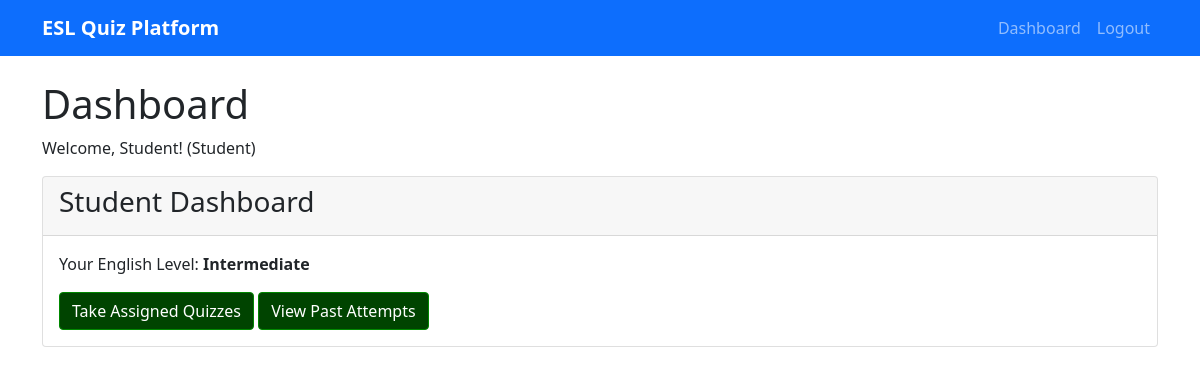
Page /dashboard (signed in) on the committed database.
### app/models.py (models this page shows, shortened)
class User(UserMixin, db.Model):
    id = db.Column(db.Integer, primary_key=True)
    name = db.Column(db.String(64), nullable=False)
    email = db.Column(db.String(120), index=True, unique=True, nullable=False)
    password_hash = db.Column(db.String(128))
    role = db.Column(db.String(20), default='student')  # 'student' or 'instructor'
    created_at = db.Column(db.DateTime, default=datetime.utcnow)
    grade_level = db.Column(db.String(20))  # beginner, intermediate, advanced
    created_quizzes = db.relationship('Quiz', backref='creator', lazy='dynamic', cascade='all, delete-orphan')
    quiz_attempts = db.relationship('QuizAttempt', backref='student', lazy='dynamic', cascade='all, delete-orphan')
    def is_instructor(self):
        return self.role == 'instructor'

### app/main/routes.py (the view)
@bp.route('/dashboard')
@login_required
def dashboard():
    return render_template('main/dashboard.html', title='Dashboard')

### app/models.py (called while the page is built)
@login.user_loader
def load_user(id):
    return User.query.get(int(id))

### app/templates/main/dashboard.html
{% extends "base.html" %}
{% block content %}
<h1>Dashboard</h1>
<p>Welcome, {{ current_user.name }}! ({{ current_user.role.title() }})</p>
{% if current_user.is_instructor() %}
    <div class="card">
        <div class="card-header">
            <h3>Instructor Tools</h3>
        </div>
        <div class="card-body">
            <p>Create and manage quizzes for your students.</p>
            <a href="{{ url_for('main.create_quiz') }}" class="btn btn-secondary">Create New Quiz</a>
            <a href="{{ url_for('main.assign_quiz') }}" class="btn btn-secondary">Assign Quiz</a>
            <a href="{{ url_for('main.my_quizzes') }}" class="btn btn-secondary">View My Quizzes</a>
            <a href="{{ url_for('main.view_assignments') }}" class="btn btn-secondary">View My Assignments</a>
            <a href="{{ url_for('main.view_all_quiz_attempts') }}" class="btn btn-secondary">Grade Quiz Attempts</a>
            <a href="{{ url_for('main.manage_students') }}" class="btn btn-secondary">Manage Students</a>
        </div>
    </div>
{% else %}
    <div class="card">
        <div class="card-header">
            <h3>Student Dashboard</h3>
        </div>
        <div class="card-body">
            <p>Your English Level: <strong>{{ current_user.grade_level.title() if current_user.grade_level else "Not Set" }}</strong></p>
            <a href="{{ url_for('main.view_assigned_quizzes') }}" class="btn btn-secondary">Take Assigned Quizzes</a>
            <a href="{{ url_for('main.view_attempts') }}" class="btn btn-secondary">View Past Attempts</a>
        </div>
    </div>
{% endif %}
{% endblock %}

### app/static/css/style.css (style rules this page uses)
.card { margin-bottom: 1rem; }
.btn { background-color: #004400; border-color: #008800; }

### rows in the picture
User: name "Student", role "Student", grade_level "Intermediate"
